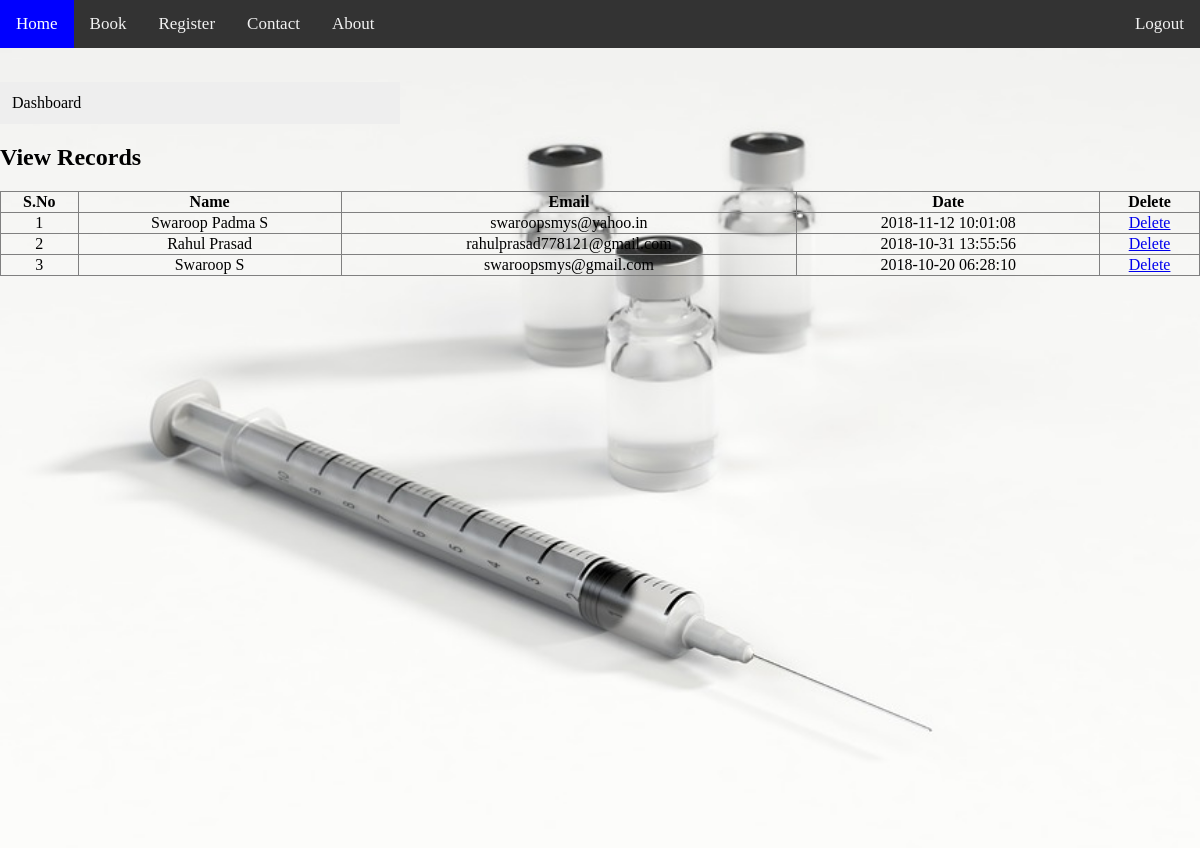
The app's page /web/viewuser.php with its own data.
### tables this page shows
CREATE TABLE `users` (
  `id` int(11) NOT NULL,
  `name` varchar(240) NOT NULL,
  `email` varchar(240) NOT NULL,
  `password` varchar(240) NOT NULL,
  `date` timestamp NOT NULL DEFAULT CURRENT_TIMESTAMP
);

### web/viewuser.php (the view, shortened to what this page needs)
<?php
 $connection = mysqli_connect('localhost','root','','demo')
 or die('Error connecting to MySQL server.');
 ?>
 <!DOCTYPE html>
<html>
<link rel="stylesheet" href="order.css">
<body>
<div class="topnav">
  <a  href="#home">Home</a>
  <a  href="book.php">Book</a>
  <a href="not.php">Register</a>
  <a href="contact.html">Contact</a>
  <a href="about.html">About</a>
  <a style="float:right" href="order.html">Logout</a></li>
</div>
<div class="bg">
<div class="vertical-menu">
<br>
<p><a href="admin.php">Dashboard</a></p>
</div>
<h2>View Records</h2>
<table width="100%" border="1" style="border-collapse:collapse;">
<thead>
<tr>
<th><strong>S.No</strong></th>
<th><strong>Name</strong></th>
<th><strong>Email</strong></th>
<th><strong>Date</strong></th>
<th><strong>Delete</strong></th>
</tr>
</thead>
<tbody>
<?php
$count=1;
$sel_query="Select * from users ORDER BY id desc;";
$result = mysqli_query($connection,$sel_query);
while($row = mysqli_fetch_assoc($result)) { ?>
<tr><td align="center"><?php echo $count; ?></td>
<td align="center"><?php echo $row["name"]; ?></td>
<td align="center"><?php echo $row["email"]; ?></td>
<td align="center"><?php echo $row["date"]; ?></td>
<td align="center">
<a href="deleteuser.php?id=<?php echo $row["id"]; ?>">Delete</a>
</td>
</tr>
<?php $count++; } ?>
</tbody>
</table>
</div>
</body>
</html>

### web/order.css (style rules this page uses)
.topnav { background-color: #333; overflow: hidden; }
.topnav a { float: left; color: #f2f2f2; text-align: center; padding: 14px 16px; text-decoration: none; font-size: 17px; font-family:"Comic Sans MS"; }
body, html { height: 100%; }
* { box-sizing: border-box; }

### web/viewuser.php (style rules this page uses)
.vertical-menu { width: 400px; }
.vertical-menu a { background-color: #eee; color: black; display: block; padding: 12px; text-decoration: none; }
body, html { height: 100%; margin: 0; }
.bg { background-image: url("syringe.jpg"); height: 100%; background-position: center; background-repeat: no-repeat; background-size: cover; }

### records on screen
users: name "Swaroop Padma S", email "swaroopsmys@yahoo.in", date "2018-11-12 10:01:08"
users: name "Rahul Prasad", email "rahulprasad778121@gmail.com", date "2018-10-31 13:55:56"
users: name "Swaroop S", email "swaroopsmys@gmail.com", date "2018-10-20 06:28:10"
